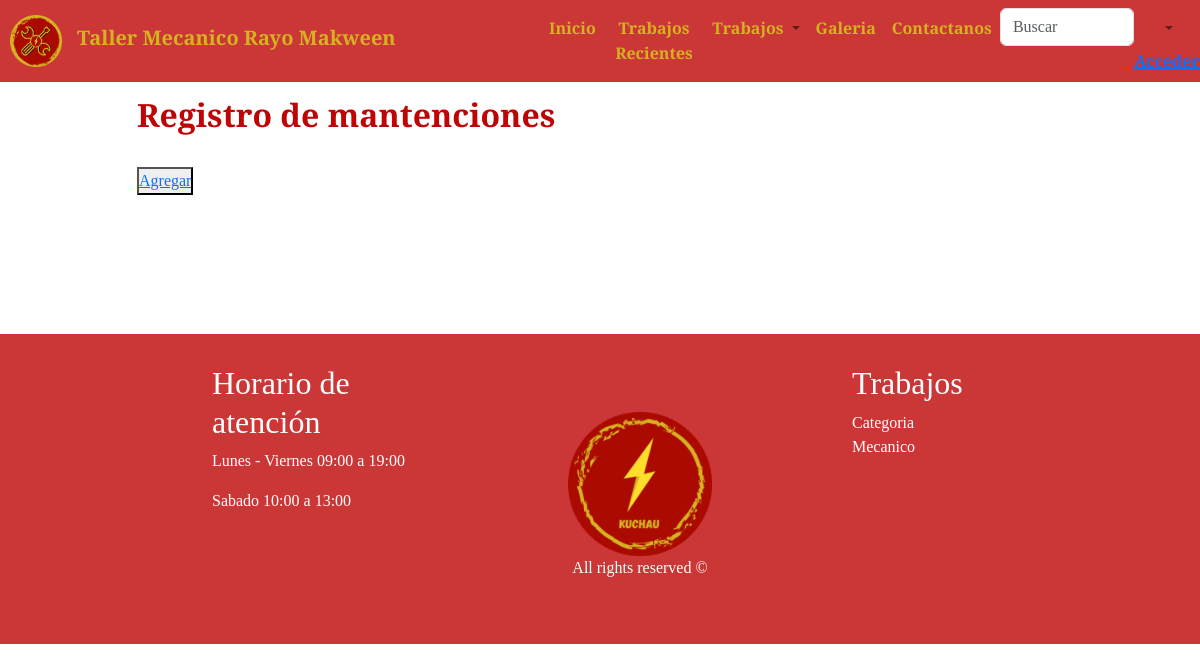
Before: /taller/crud_atencion with the older database file.
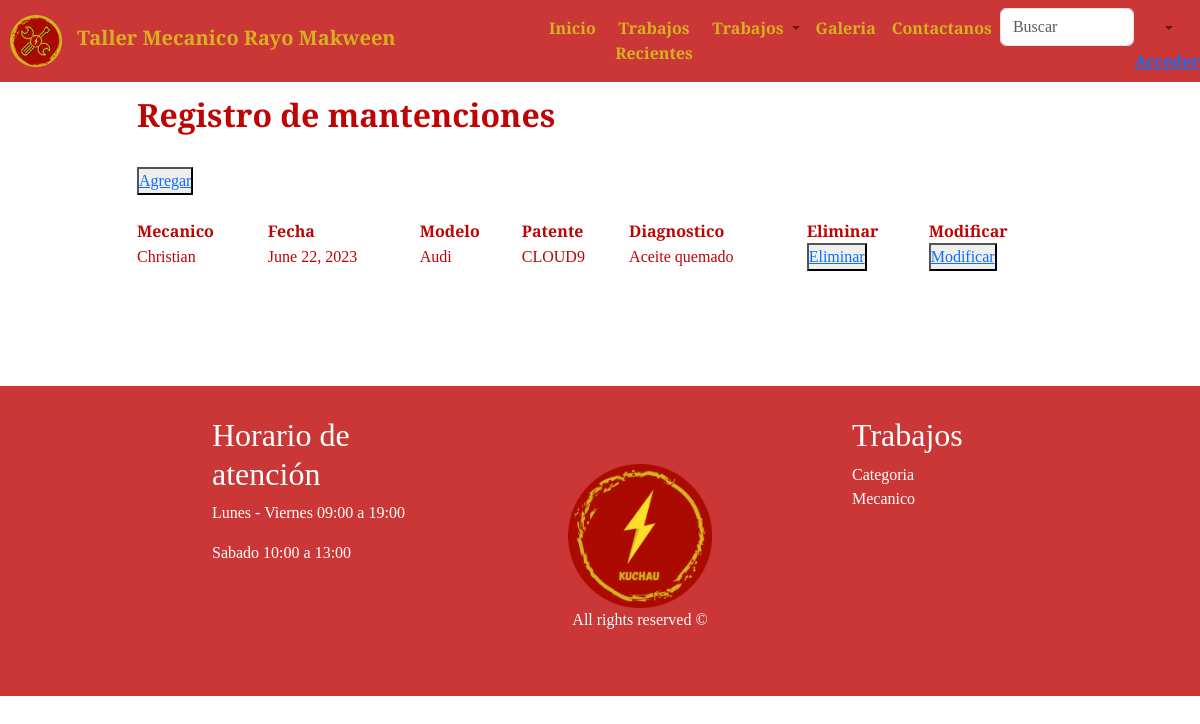
After: the same page with the newer database file.
### taller/models.py (models this page shows)
class Atencion(models.Model):
    id_atencion     = models.AutoField(primary_key=True, db_column='idAtencion')
    mecanico        = models.ForeignKey('Mecanico',on_delete=models.CASCADE, db_column='rut')
    fecha_atencion  = models.DateField(blank=False, null=False)
    modelo          = models.CharField(max_length=20)
    patente         = models.CharField(max_length=20)
    diagnostico     = models.CharField(max_length=100)
    id_mantencion   = models.ForeignKey('Mantencion', on_delete=models.CASCADE, db_column='idMantencion')
    cantidad        = models.CharField(max_length=20)
    valor           = models.CharField(max_length=20)

class Mecanico(models.Model):
    rut              = models.CharField(db_column='rut', primary_key=True,max_length=10)
    nombre           = models.CharField(max_length=20)
    apellido_paterno = models.CharField(max_length=20)
    apellido_materno = models.CharField(max_length=20)
    fecha_nacimiento = models.DateField(blank=False, null=False)
    id_genero        = models.ForeignKey('Genero',on_delete=models.CASCADE, db_column='idGenero')
    telefono         = models.CharField(max_length=45)
    email            = models.EmailField(unique=True, max_length=100, blank=True, null=True)
    direccion        = models.CharField(max_length=50, blank=True, null=True)

### taller/views.py (the view)
# urls.py: path('crud_atencion', views.crud_atencion, name='crud_atencion'),
def crud_atencion(request):
    atenciones=Atencion.objects.all()
    context={'atenciones':atenciones}
    print("Enviando datos a atencion_list")
    return render(request,"taller/atencion_list.html",context)

### taller/templates/taller/atencion_list.html (shortened to what the changed rows need)
{% load static %}
<!DOCTYPE html>
<html lang="en">
<head>
    <link rel="stylesheet" href="https://stackpath.bootstrapcdn.com/bootstrap/4.1.3/css/bootstrap.min.css"
>
    <link rel="stylesheet" href="{% static 'img/iconos/css/fontello.css' %}">
    <link rel="stylesheet" href="{% static 'ext/bootstrap/css/bootstrap.min.css' %}">
    <link rel="stylesheet" href="{% static 'css/keyframes.css' %}">
    <link rel="stylesheet" href="{% static 'css/banner.css' %}">
    <link rel="stylesheet" href="{% static 'css/style.css' %}">
</head>
<body>
    <section>
        <div class="container">
            <div class="row color_cont">
                <div class="col-md-10" style="padding-bottom: 2%;">
                    <br><br><br><br>
                    <div class="row text-left">
                        <h2><b> Registro de mantenciones</b></h2>
                    </div>
                    <div class="list-group">
                        <br>
                        <br>
                        <table>
                            {% if atenciones %}
                                <th>Mecanico</th>
                                <th>Fecha</th>
                                <th>Modelo</th>
                                <th>Patente</th>
                                <th>Diagnostico</th>
                                <th>Eliminar</th>
                                <th>Modificar</th>
                                {% for x in atenciones %}
                                    <tr>
                                        <td>{{ x.mecanico.nombre }}</td>
                                        <td>{{ x.fecha_atencion }}</td>
                                        <td>{{ x.modelo }}</td>
                                        <td>{{ x.patente }}</td>
                                        <td>{{ x.diagnostico }}</td>
                                        <td><button type="button">
                                            <a href="{% url 'atencionDel' pk=x.id_atencion %}">Eliminar</a>
                                        </button></td>
                                        <td><button type="button">
                                            <a href="{% url 'atencionEdit' pk=x.id_atencion %}">Modificar</a>
                                        </button></td>
                                    </tr>
                                {% endfor %}
                            {% endif %}
                        </table><br>
                        <br><br>
                    </div>
                </div>
            </div>
        </div>
    </section>
    <footer>
        <div class="cont_footer">
            <div class="container">
                <div class="row">
                    <div class="col-md-3">
                        <h2>Horario de atención</h2>
                    </div>
                    <div class="col-md-3">
                        <h2>Trabajos</h2>
                    </div>
                </div>
            </div>
        </div>
    </footer>
</body>
</html>

Changed rows visible on the page:
added Atencion: mecanico.nombre "Christian", fecha_atencion "June 22, 2023", modelo "Audi", patente "CLOUD9", diagnostico "Aceite quemado"
Other visible differences:
text now shown: "Mecanico Fecha Modelo Patente Diagnostico Eliminar Modificar"
